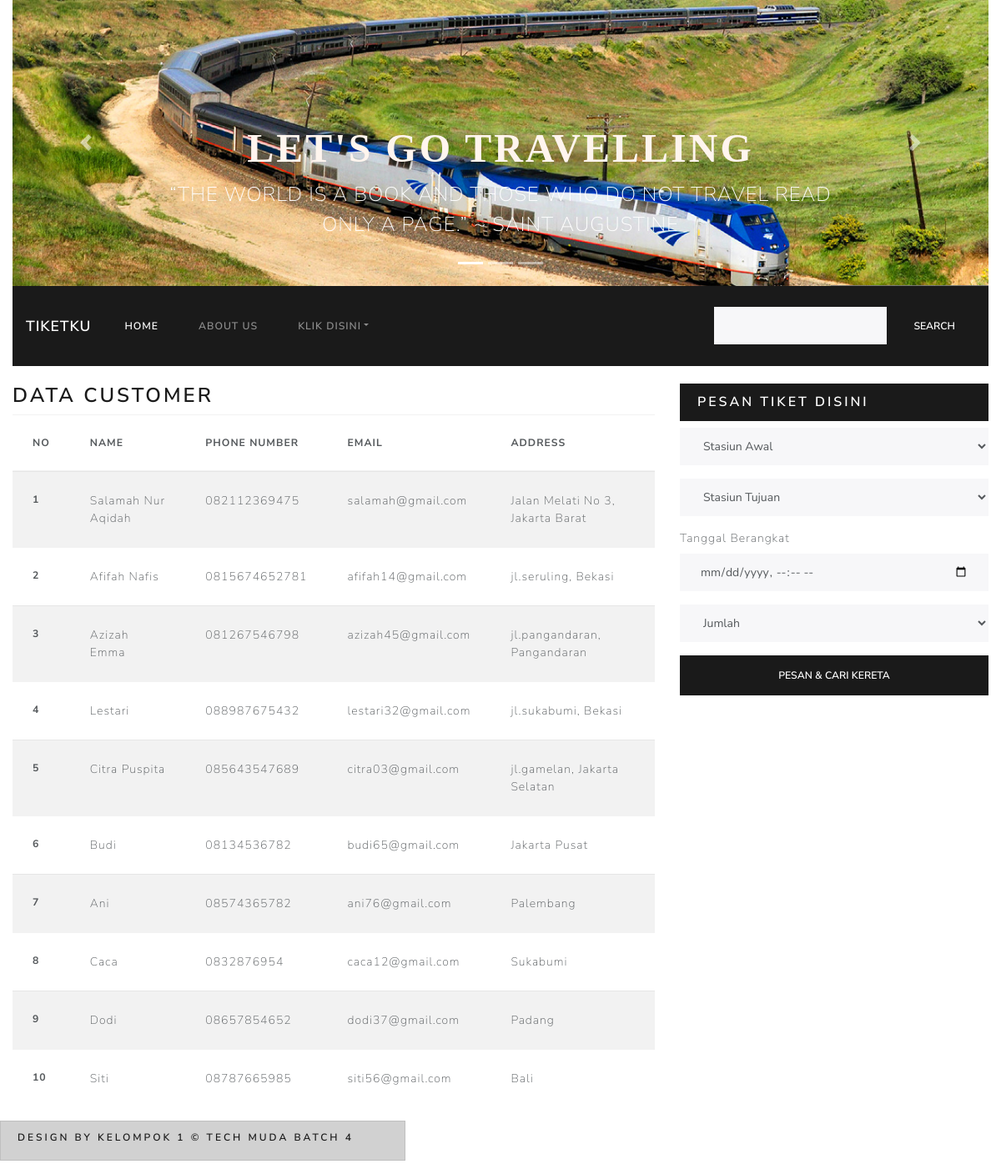
The app's page /htdocs/tugas11_webdasar_kelompok1/index.php?hal=customer with its own data.
### tables this page shows
CREATE TABLE `customer` (
  `idcustomer` int(11) NOT NULL,
  `nama` varchar(45) NOT NULL,
  `nomorHp` varchar(13) NOT NULL,
  `email` text,
  `alamat` text
);

### htdocs/tugas11_webdasar_kelompok1/model/Customer.php (called while the page is built)
<?php
class Customer{
    private $koneksi;
    public function __construct(){
        global $dbh;
        $this->koneksi = $dbh;
    }
    public function dataCustomer(){
        $sql = "select * from customer";
        $ps = $this->koneksi->prepare($sql);
        $ps->execute();
        $rs = $ps->fetchAll();
        return $rs;
    }
};
?>

### htdocs/tugas11_webdasar_kelompok1/customer.php (the view)
<h3>Data Customer</h3>
<table class="table table-striped">
  <thead>
    <tr>
      <th scope="col">No</th>
      <th scope="col">Name</th>
      <th scope="col">Phone Number</th>
      <th scope="col">Email</th>
      <th scope="col">Address</th>
    </tr>
  </thead>
  <tbody>
  <?php
      $model = new Customer();
      $rs = $model->dataCustomer();
      $no = 1;
      foreach($rs as $cus){
      ?>
    <tr>
      <th scope="row"><?= $no ?></th>
      <td><?= $cus['nama'] ?></td>
      <td><?= $cus['nomorHp'] ?></td>
      <td><?= $cus['email'] ?></td>
      <td><?= $cus['alamat'] ?></td>
    </tr>
    <?php $no++; } ?>
  </tbody>
</table>

### htdocs/tugas11_webdasar_kelompok1/header.php (shortened to what this page needs)
<!DOCTYPE html>
<html lang="en">
  <head>
    <link href="css/bootstrap.min.css" rel="stylesheet">
    <link href="css/style.css" rel="stylesheet">
  </head>
  <body>
    <div class="container-fluid">
	<div class="row">
		<div class="col-md-12">
			<div class="carousel slide" id="carousel-947259">
				<ol class="carousel-indicators">
					<li data-slide-to="0" data-target="#carousel-947259" class="active">
					</li>
					<li data-slide-to="1" data-target="#carousel-947259">
					</li>
					<li data-slide-to="2" data-target="#carousel-947259">
					</li>
				</ol>
				<div class="carousel-inner">
					<div class="carousel-item active">
                        <img class="d-block w-100" alt="Carousel Bootstrap First"
                        src="images/train (1).jpg">
						<div class="carousel-caption">
							<h4>
                                <FONT FACE='Comic Sans MS' COLOR="#FFF5EE" SIZE='7'>
                                LET'S GO TRAVELLING
                                </FONT>
                            </h4>
							<p>
                            <FONT SIZE='5'>
                            “THE WORLD IS A BOOK AND THOSE WHO DO NOT TRAVEL READ ONLY A PAGE.” ~ SAINT AUGUSTINE
                            </FONT>
                            </p>
						</div>
					</div>
				</div> <a class="carousel-control-prev" href="#carousel-947259" data-slide="prev"><span class="carousel-control-prev-icon"></span> <span class="sr-only">Previous</span></a> <a class="carousel-control-next" href="#carousel-947259" data-slide="next"><span class="carousel-control-next-icon"></span> <span class="sr-only">Next</span></a>
			</div>
		</div>
	</div>

### htdocs/tugas11_webdasar_kelompok1/menu.php (shortened to what this page needs)
<div class="row">
		<div class="col-md-12">
			<nav class="navbar navbar-expand-lg navbar-dark bg-primary">
				 <a class="navbar-brand" href="#">Tiketku</a>
				<div class="collapse navbar-collapse" id="bs-example-navbar-collapse-1">
					<ul class="navbar-nav">
						<li class="nav-item active">
							 <a class="nav-link" href="index.php?hal=home">Home <span class="sr-only">(current)</span></a>
						</li>
						<li class="nav-item">
							 <a class="nav-link" href="index.php?hal=aboutus">About Us</a>
						</li>
						<li class="nav-item dropdown">
							 <a class="nav-link dropdown-toggle" href="http://example.com" id="navbarDropdownMenuLink" data-toggle="dropdown">Klik Disini</a>
						</li>
					</ul>
					<ul class="navbar-nav ml-md-auto">
                    <form class="form-inline">
						<input class="form-control mr-sm-2" type="text">
						<button class="btn btn-primary my-2 my-sm-0" type="submit">
							Search
						</button>
					</form>
					</ul>
				</div>
			</nav>
		</div>
	</div>

### htdocs/tugas11_webdasar_kelompok1/index.php (shortened to what this page needs)
<?php
include_once 'header.php';
include_once 'menu.php';
include_once 'koneksi.php';
include_once 'model/Customer.php';
echo '<br/>';
include_once 'main.php';
include_once 'sidebar.php';
echo '<br/>';
include_once 'footer.php';

### htdocs/tugas11_webdasar_kelompok1/main.php
<div class="row">
		<div class="col-md-8">
        	<?php
			$hal = $_GET['hal'];
			if(!empty($hal)){
				include_once $hal.'.php';
			}
			else{
				include_once 'home.php';
			}
			?>
		</div>

### htdocs/tugas11_webdasar_kelompok1/sidebar.php (shortened to what this page needs)
<div class="col-md-4">
<div class="list-group">
<h5 class="list-group-item list-group-item-action active">Pesan Tiket Disini</h5>
<form>
    <div class="form-group">
    <select class="form-control">
    <option> Stasiun Awal </option>
    </select>
  </div>
  <div class="form-group">
    <select class="form-control">
    <option> Stasiun Tujuan </option>
    </select>
  </div>
  <div class="form-group">
  <label for="exampleFormControlInput1">Tanggal Berangkat</label>
  <input class="form-control" type="datetime-local">
  </div>
  <div class="form-group">
    <select class="form-control">
    <option> Jumlah </option>
    </select>
  </div>
  <div class="list-group">
  <button type="submit" class="btn btn-primary mb-2">Pesan & Cari Kereta</button>
</div>
</form>
</div>
</div>

### htdocs/tugas11_webdasar_kelompok1/footer.php (shortened to what this page needs)
<div class="row">
		<div class="col-md-12">
			<div class="alert alert-dismissible alert-primary">
			<h6 align="center"> Design by Kelompok 1 &copy; Tech Muda Batch 4</h6>
			</div>
		</div>
	</div>
</div>
  </body>
</html>

### records on screen
customer: nama "Salamah Nur Aqidah", nomorHp "082112369475", email "salamah@gmail.com", alamat "Jalan Melati No 3, Jakarta Barat"
customer: nama "Afifah Nafis", nomorHp "0815674652781", email "afifah14@gmail.com", alamat "jl.seruling, Bekasi"
customer: nama "Azizah Emma", nomorHp "081267546798", email "azizah45@gmail.com", alamat "jl.pangandaran, Pangandaran"
customer: nama "Lestari", nomorHp "088987675432", email "lestari32@gmail.com", alamat "jl.sukabumi, Bekasi"
customer: nama "Citra Puspita", nomorHp "085643547689", email "citra03@gmail.com", alamat "jl.gamelan, Jakarta Selatan"
customer: nama "Budi", nomorHp "08134536782", email "budi65@gmail.com", alamat "Jakarta Pusat"
customer: nama "Ani", nomorHp "08574365782", email "ani76@gmail.com", alamat "Palembang"
customer: nama "Caca", nomorHp "0832876954", email "caca12@gmail.com", alamat "Sukabumi"
customer: nama "Dodi", nomorHp "08657854652", email "dodi37@gmail.com", alamat "Padang"
customer: nama "Siti", nomorHp "08787665985", email "siti56@gmail.com", alamat "Bali"
